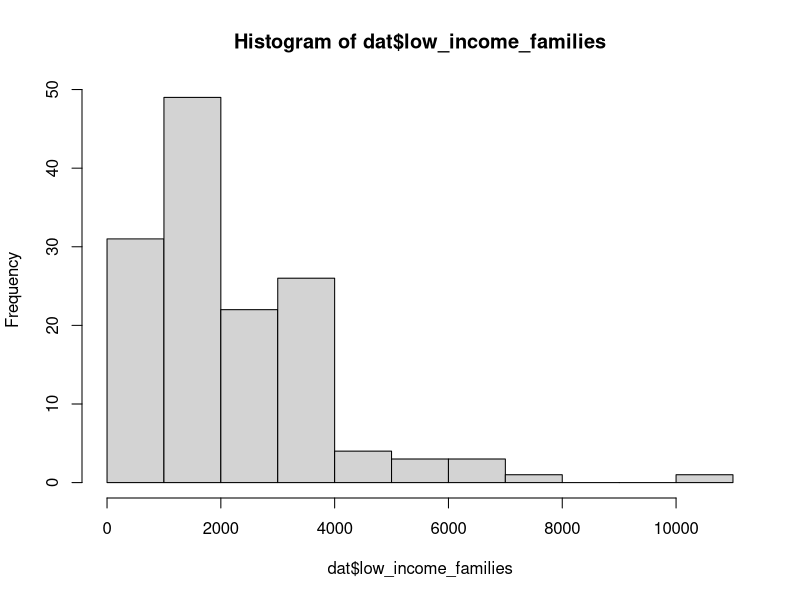
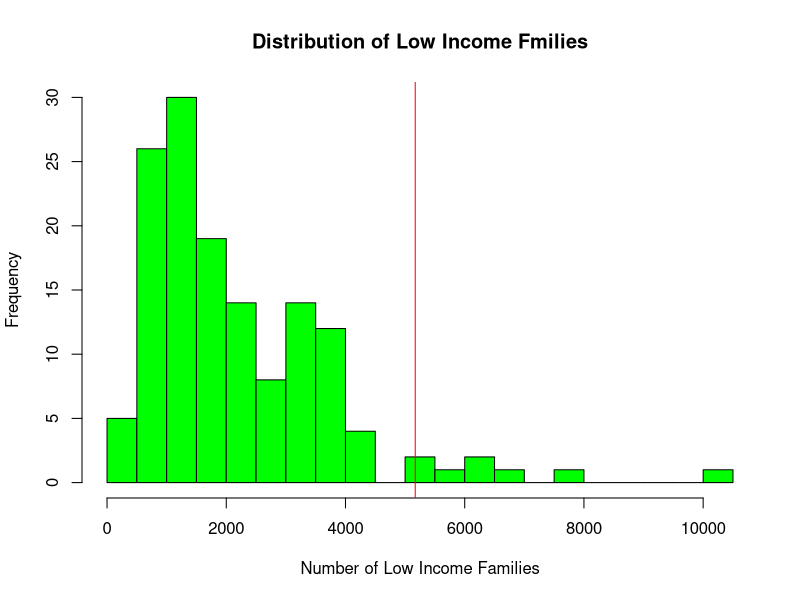
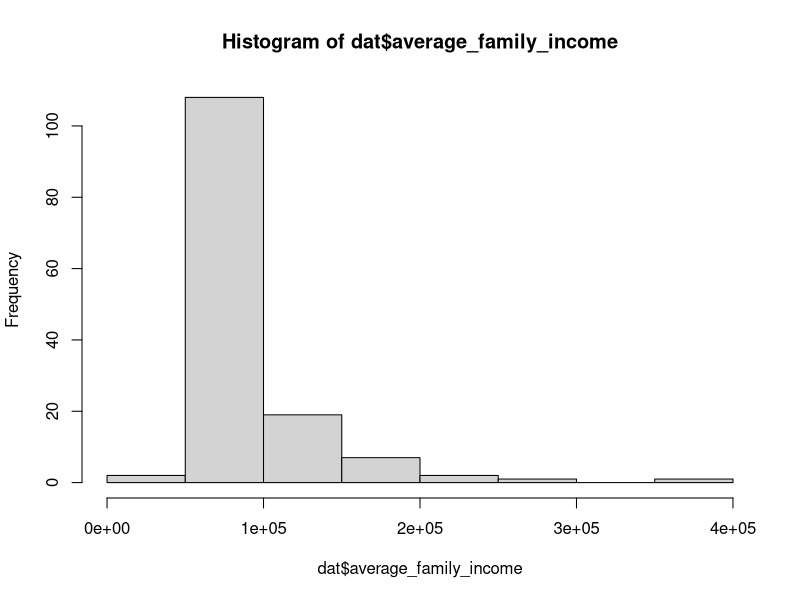
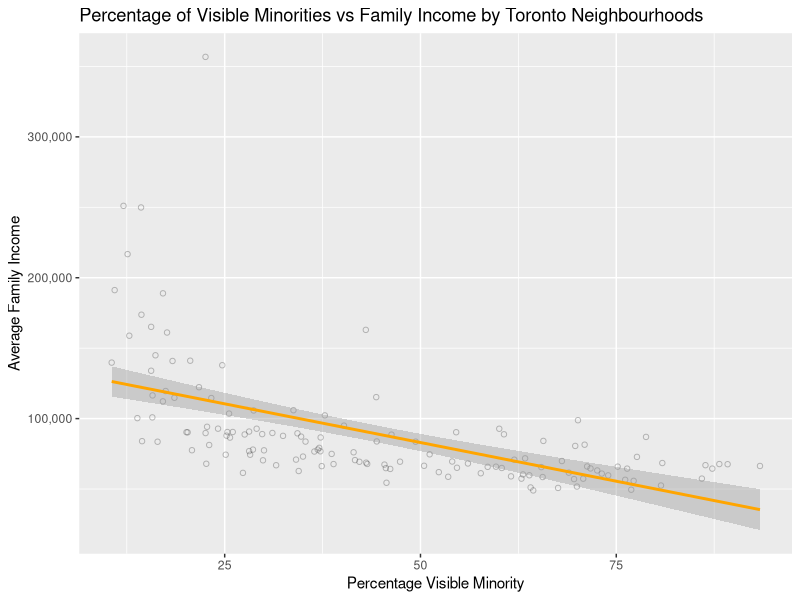

Generate these figures, in order, with R:
if(Sys.info()['user'] == 'Xing Chiu'){
  data <- "C:/Users/Xing Chiu/Documents/data_TO"
} else if(Sys.info()['user'] == 'benbrew'){
  data <- '/home/benbrew/Documents/data_TO'
}

setwd(data)

dat <- read.csv('toronto_data.csv')


## delete unecessary columns
dat$Neighbourhood.Id <- NULL
dat$Combined.Indicators <- NULL 

## make column names lower case
colnames(dat) <- tolower(colnames(dat))

## clean col names more
colnames(dat) <- gsub(".","_",colnames(dat), fixed = TRUE)
colnames(dat)[6] <- "unemployed"

## check if there are any NAs
any(is.na(dat))

## make histogram 
hist(dat$low_income_families)
summary(dat$low_income_families)

hist(dat$low_income_families, breaks = 20,
    col = "green",
    xlab = "Number of Low Income Families",
    main = "Distribution of Low Income Fmilies")
abline(v = dat$low_income_families[which(dat$neighbourhood == "Malvern")],
       col = "red")
summary(dat$low_income_families)

## make new variable of percent of total population that is low income families
dat$per_low_family <- (dat$low_income_families/dat$total_population)*100

# round to nearest 10th
dat$per_low_family <- round(dat$per_low_family, 2)

## create new categorial variable based on dat$per_low_family
## cut off at median

dat$cat_low_family <- ifelse(dat$per_low_family > 13.06, "poor", 
                             ifelse(dat$per_low_family > 8.235 & 
                                      dat$per_low_family <= 13.06, "medium", "rich"))

## make variable for percentage of total population that is low income
dat$per_low_population <- (dat$low_income_population/dat$total_population)*100
dat$per_low_population <- round(dat$per_low_population, 2)

## create new categorical variable based on dat$per_low_population
dat$cat_low_population <- ifelse(dat$per_low_population > 27.10, "poor",
                                 ifelse(dat$per_low_population > 14.16 &
                                      dat$per_low_population <= 27.10, "medium","rich"))

## make variable for percentage pf visible minority
dat$per_vis_min <- (dat$visible_minority_category/dat$total_population)*100
dat$per_vis_min <- round(dat$per_vis_min, 2) 

## create category for visible minority in neighbourhoods
dat$cat_vis_min <- ifelse(dat$per_vis_min > 63.50, "high",
                          ifelse(dat$per_vis_min > 25.21 & 
                                   dat$per_vis_min <= 63.5, "medium", "low"))

## make variable for assaults per capita in each neighbourhood
dat$assaults_per_cap <- (dat$assaults/dat$total_population)
dat$assaults_per_cap <- round(dat$assaults_per_cap, 4)

## explore average income
summary(dat$average_family_income)
hist(dat$average_family_income)

## create categories of income by neighbourhood
dat$cat_avg_income <- ifelse(dat$average_family_income > 92800, "high",
                             ifelse(dat$average_family_income > 65840 &
                                      dat$average_family_income <= 92800,"medium",
                                    "low"))


## see if there is pattern between percentage visible minority and average income
library(ggplot2)
library(scales)

ggplot(dat, aes(x=dat$per_vis_min, y=dat$average_family_income)) +
  geom_point(shape = 1, alpha=1/4) +
  scale_colour_hue(l=50) +
  geom_smooth(method=lm, color = "orange") +
  xlab("Percentage Visible Minority") +
  ylab("Average Family Income") +
  ggtitle("Percentage of Visible Minorities vs Family Income by Toronto Neighbourhoods") +
  scale_y_continuous(labels = comma)

## determine which neighbourhoods have highest assaults per capita
dat$neighbourhood[dat$assaults_per_cap == max(dat$assaults_per_cap)]
# Highest is Bay Street Corridor

## determine unemployment rate by neighbourhood
dat$per_unemployed <- (dat$unemployed/dat$total_population)*100
dat$per_unemployed <- round(dat$per_unemployed, 2)

## explore unemployment rates
summary(dat$per_unemployed)
dat$neighbourhood[dat$per_unemployed == max(dat$per_unemployed)]
dat$neighbourhood[dat$per_unemployed < 3]



